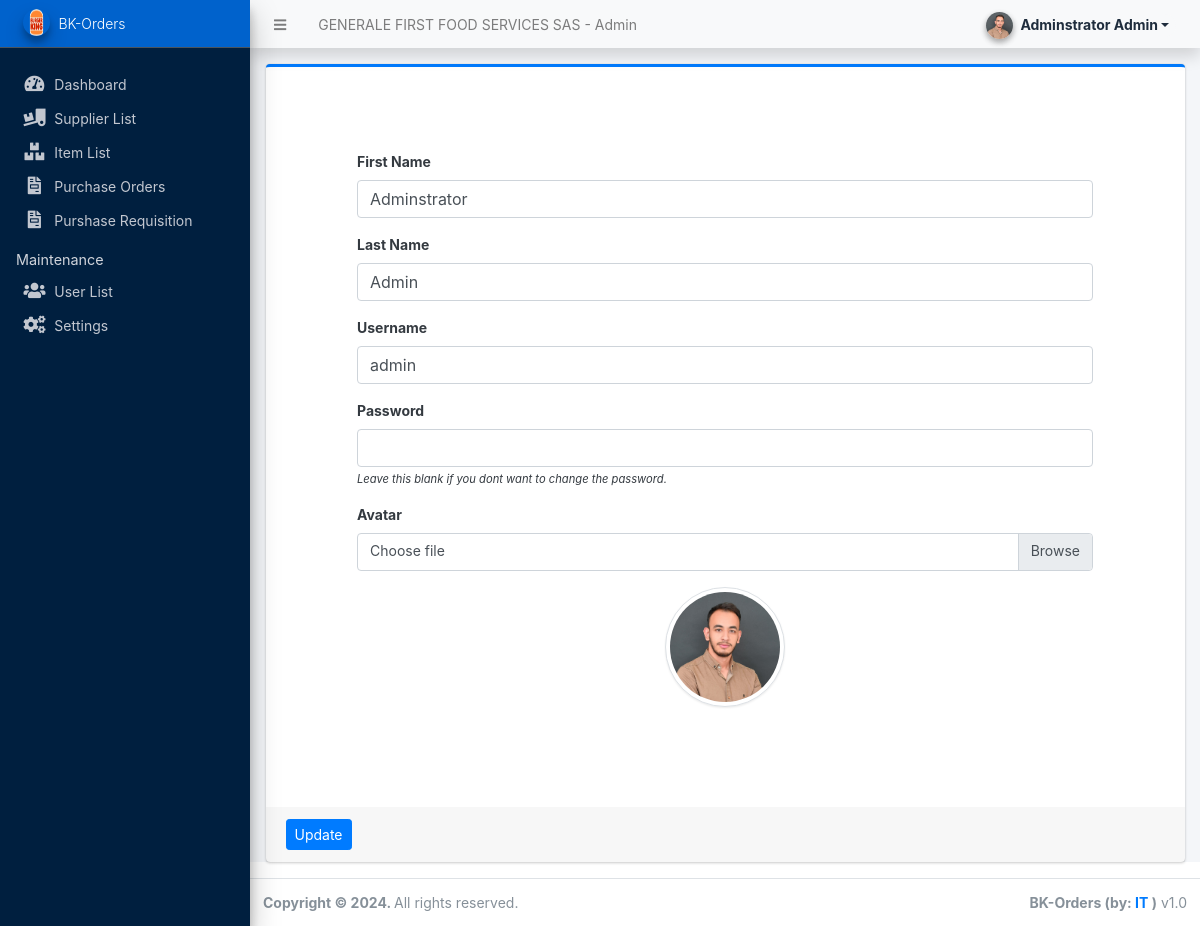
The app's page /admin/?page=user (signed in) with its own data.
### tables this page shows
CREATE TABLE `users` (
  `id` int(50) NOT NULL,
  `firstname` varchar(250) NOT NULL,
  `lastname` varchar(250) NOT NULL,
  `username` text NOT NULL,
  `Email_User` varchar(250) DEFAULT NULL,
  `password` text NOT NULL,
  `avatar` text DEFAULT NULL,
  `last_login` datetime DEFAULT NULL,
  `type` tinyint(1) NOT NULL DEFAULT 0,
  `date_added` datetime NOT NULL DEFAULT current_timestamp(),
  `date_updated` datetime DEFAULT NULL ON UPDATE current_timestamp()
);

### classes/DBConnection.php (called while the page is built, shortened)
<?php
class DBConnection{
    private $host = DB_SERVER;
    private $username = DB_USERNAME;
    private $password = DB_PASSWORD;
    private $database = DB_NAME;
    public $conn;
    public function __construct(){
        if (!isset($this->conn)) {
            $this->conn = new mysqli($this->host, $this->username, $this->password, $this->database);
        }
    }
}
?>

### config.php (called while the page is built, shortened)
<?php
require_once('classes/DBConnection.php');
require_once('classes/SystemSettings.php');
function validate_image($file){
	if(!empty($file)){
		if(is_file(base_app.$file)){
			return base_url.$file;
		}else{
			return base_url.'dist/img/no-image-available.png';
		}
	}else{
		return base_url.'dist/img/no-image-available.png';
	}
}
?>

### admin/user/index.php (the view, shortened to what this page needs)
<?php
$user = $conn->query("SELECT * FROM users where id ='".$_settings->userdata('id')."'");
foreach($user->fetch_array() as $k =>$v){
	$meta[$k] = $v;
}
?>
<div class="card card-outline card-primary">
	<div class="card-body">
		<div class="container-fluid">
			<form action="" id="manage-user">
				<div class="form-group">
					<label for="name">First Name</label>
					<input type="text" name="firstname" id="firstname" class="form-control" value="<?php echo isset($meta['firstname']) ? $meta['firstname']: '' ?>" required>
				</div>
				<div class="form-group">
					<label for="name">Last Name</label>
					<input type="text" name="lastname" id="lastname" class="form-control" value="<?php echo isset($meta['lastname']) ? $meta['lastname']: '' ?>" required>
				</div>
				<div class="form-group">
					<label for="username">Username</label>
					<input type="text" name="username" id="username" class="form-control" value="<?php echo isset($meta['username']) ? $meta['username']: '' ?>" required  autocomplete="off">
				</div>
				<div class="form-group">
					<label for="password">Password</label>
					<input type="password" name="password" id="password" class="form-control" value="" autocomplete="off">
					<small><i>Leave this blank if you dont want to change the password.</i></small>
				</div>
				<div class="form-group">
					<label for="" class="control-label">Avatar</label>
					<div class="custom-file">
		              <label class="custom-file-label" for="customFile">Choose file</label>
		            </div>
				</div>
				<div class="form-group d-flex justify-content-center">
					<img src="<?php echo validate_image(isset($meta['avatar']) ? $meta['avatar'] :'') ?>" alt="" id="cimg" class="img-fluid img-thumbnail">
				</div>
			</form>
		</div>
	</div>
	<div class="card-footer">
			<div class="col-md-12">
				<div class="row">
					<button class="btn btn-sm btn-primary" form="manage-user">Update</button>
				</div>
			</div>
		</div>
</div>

### admin/user/index.php (style rules this page uses)
img#cimg { height: 15vh; width: 15vh; object-fit: cover; border-radius: 100% 100%; }

### records on screen
users: firstname "Adminstrator", lastname "Admin", username "admin", avatar (picture)

### other values on screen
$_settings->info('name') "GENERALE FIRST FOOD SERVICES SAS"
$_settings->userdata('firstname').' '.$_settings->userdata('lastname') "Adminstrator Admin"
$_settings->info('short_name') "BK-Orders"
